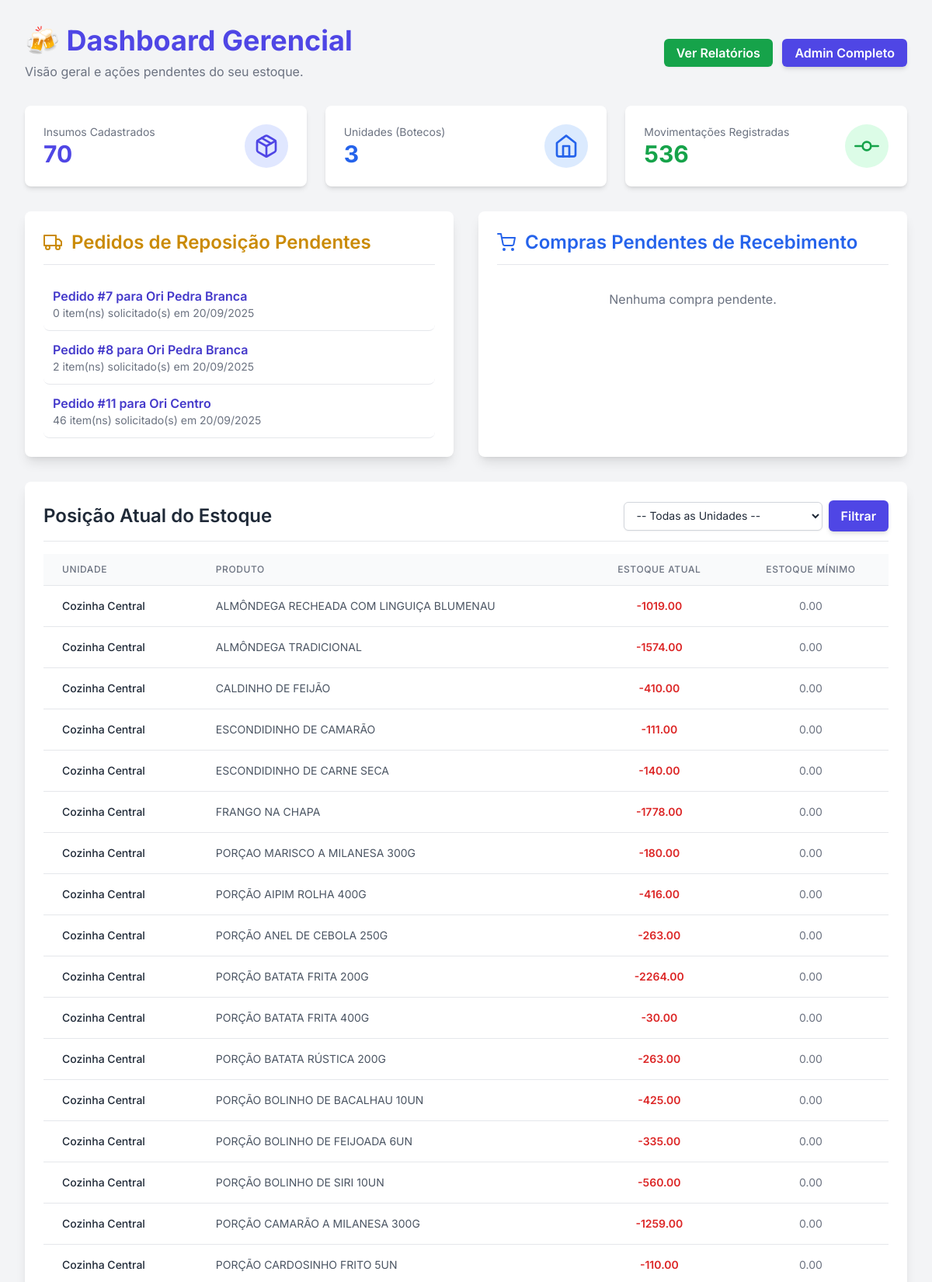
The page / (upper part) on the database its author committed.
### estoque/models.py (models this page shows, shortened)
class PedidoReposicao(models.Model):
    STATUS_CHOICES = [
        ("PENDENTE", "Pendente"),
        ("CONCLUIDO", "Concluído"),
        ("CANCELADO", "Cancelado"),
    ]
    unidade_destino = models.ForeignKey(Unidade, on_delete=models.PROTECT, verbose_name="Unidade de Destino")
    data_criacao = models.DateTimeField(auto_now_add=True)
    status = models.CharField(max_length=20, choices=STATUS_CHOICES, default="PENDENTE")

class Unidade(models.Model):
    nome = models.CharField(max_length=100)
    endereco = models.CharField(max_length=200, blank=True)

class Estoque(models.Model):
    unidade = models.ForeignKey(Unidade, on_delete=models.CASCADE)
    produto = models.ForeignKey(Produto, on_delete=models.CASCADE)
    quantidade = models.FloatField(default=0)
    estoque_minimo = models.FloatField(default=0) # Adicionado para controle de reposição
    class Meta:
        unique_together = ("unidade", "produto")

class Produto(models.Model):
    TIPO_CHOICES = [
        ('INSUMO', 'Insumo'), # Itens de estoque (ex: Batata Congelada, Chopp Litro)
        ('PRODUTO_FINAL', 'Produto Final'), # Itens de venda (ex: Porção de Fritas, Torre de Chopp)
    ]
    nome = models.CharField(max_length=100)
    unidade_medida = models.CharField(max_length=20, default="unidade")
    tipo = models.CharField(max_length=20, choices=TIPO_CHOICES, default='INSUMO')

### boteco_estoque/urls.py (the view)
# urls.py: path("", home, name="home"),
def home(request):
    unidade_selecionada_id = request.GET.get('unidade_id')
    estoque_items = Estoque.objects.select_related('unidade', 'produto').all().order_by('unidade__nome', 'produto__nome')
    if unidade_selecionada_id and unidade_selecionada_id.isdigit():
        estoque_items = estoque_items.filter(unidade_id=unidade_selecionada_id)
    reposicoes_pendentes = PedidoReposicao.objects.filter(status="PENDENTE").order_by('data_criacao')
    compras_pendentes = PedidoCompra.objects.filter(status="PENDENTE").order_by('data_pedido')
    todas_unidades = Unidade.objects.all()
    context = {
        "total_produtos": Produto.objects.filter(tipo='INSUMO').count(), # Contando só insumos
        "total_unidades": Unidade.objects.count(),
        "total_movimentacoes": Movimentacao.objects.count(),
        "reposicoes_pendentes": reposicoes_pendentes,
        "compras_pendentes": compras_pendentes,
        "estoque_items": estoque_items,
        "todas_unidades": todas_unidades,
        "unidade_selecionada_id": unidade_selecionada_id,
    }
    return render(request, "home.html", context)

### estoque/templates/home.html (shortened to what this page needs)
{% load static %}
<!DOCTYPE html>
<html lang="pt-BR">
<head>
    <script src="https://cdn.tailwindcss.com"></script>
</head>
<body class="bg-gray-100 text-gray-800 antialiased">
<div id="app" class="container mx-auto p-4 md:p-8 max-w-7xl">
    <header class="mb-8 flex justify-between items-center">
        <div>
            <h1 class="text-4xl font-bold text-indigo-600">🍻 Dashboard Gerencial</h1>
            <p class="text-gray-500 mt-2">Visão geral e ações pendentes do seu estoque.</p>
        </div>
        <div>
            <a href="{% url 'relatorios' %}" class="bg-green-600 text-white font-semibold py-2 px-4 rounded-md shadow-sm hover:bg-green-700 transition-colors">Ver Relatórios</a>
            <a href="/admin/" class="bg-indigo-600 text-white font-semibold py-2 px-4 rounded-md shadow-md hover:bg-indigo-700 transition-colors ml-2">Admin Completo</a>
        </div>
    </header>
    <div class="grid grid-cols-1 md:grid-cols-3 gap-6 mb-8">
        <div class="bg-white p-6 rounded-lg shadow-md flex items-center justify-between">
            <div>
                <p class="text-sm text-gray-500">Insumos Cadastrados</p>
                <p class="text-3xl font-bold text-indigo-600">{{ total_produtos }}</p>
            </div>
            <div class="bg-indigo-100 p-3 rounded-full"><i data-feather="package" class="h-8 w-8 text-indigo-600"></i></div>
        </div>
        <div class="bg-white p-6 rounded-lg shadow-md flex items-center justify-between">
            <div>
                <p class="text-sm text-gray-500">Unidades (Botecos)</p>
                <p class="text-3xl font-bold text-blue-600">{{ total_unidades }}</p>
            </div>
            <div class="bg-blue-100 p-3 rounded-full"><i data-feather="home" class="h-8 w-8 text-blue-600"></i></div>
        </div>
        <div class="bg-white p-6 rounded-lg shadow-md flex items-center justify-between">
            <div>
                <p class="text-sm text-gray-500">Movimentações Registradas</p>
                <p class="text-3xl font-bold text-green-600">{{ total_movimentacoes }}</p>
            </div>
            <div class="bg-green-100 p-3 rounded-full"><i data-feather="git-commit" class="h-8 w-8 text-green-600"></i></div>
        </div>
    </div>
    <div class="grid grid-cols-1 lg:grid-cols-2 gap-8 mb-8">
        <div class="bg-white p-6 rounded-lg shadow-lg">
            <h2 class="text-2xl font-semibold mb-4 border-b pb-3 flex items-center text-yellow-600">
                <i data-feather="truck" class="mr-3"></i> Pedidos de Reposição Pendentes
            </h2>
            <div class="overflow-auto max-h-64">
                {% for pedido in reposicoes_pendentes %}
                    <div class="p-3 rounded-lg hover:bg-gray-50 border-b">
                        <a href="{% url 'admin:estoque_pedidoreposicao_change' pedido.id %}" class="font-semibold text-indigo-700">Pedido #{{ pedido.id }} para {{ pedido.unidade_destino.nome }}</a>
                        <p class="text-sm text-gray-500">{{ pedido.itens.count }} item(ns) solicitado(s) em {{ pedido.data_criacao|date:"d/m/Y" }}</p>
                    </div>
                {% empty %}
                    <p class="text-gray-500 p-4 text-center">Nenhuma reposição pendente. Tudo em dia!</p>
                {% endfor %}
            </div>
        </div>
        <div class="bg-white p-6 rounded-lg shadow-lg">
            <h2 class="text-2xl font-semibold mb-4 border-b pb-3 flex items-center text-blue-600">
                <i data-feather="shopping-cart" class="mr-3"></i> Compras Pendentes de Recebimento
            </h2>
            <div class="overflow-auto max-h-64">
                {% for pedido in compras_pendentes %}
                    <div class="p-3 rounded-lg hover:bg-gray-50 border-b">
                        <a href="{% url 'admin:estoque_pedidocompra_change' pedido.id %}" class="font-semibold text-indigo-700">Pedido #{{ pedido.id }} de {{ pedido.fornecedor.nome }}</a>
                        <p class="text-sm text-gray-500">{{ pedido.itens.count }} item(ns) aguardando recebimento desde {{ pedido.data_pedido|date:"d/m/Y" }}</p>
                    </div>
                {% empty %}
                    <p class="text-gray-500 p-4 text-center">Nenhuma compra pendente.</p>
                {% endfor %}
            </div>
        </div>
    </div>
    <div class="bg-white p-6 rounded-lg shadow-lg">
        <div class="flex flex-col md:flex-row justify-between items-center mb-4 border-b pb-3">
            <h2 class="text-2xl font-semibold mb-2 md:mb-0">Posição Atual do Estoque</h2>
            <form method="GET" action="{% url 'home' %}" class="flex items-center gap-2">
                <select name="unidade_id" class="block w-full md:w-64 px-3 py-2 bg-white border border-gray-300 rounded-md shadow-sm focus:outline-none focus:ring-indigo-500 focus:border-indigo-500 sm:text-sm">
                    <option value="">-- Todas as Unidades --</option>
                </select>
                <button type="submit" class="bg-indigo-600 text-white font-semibold py-2 px-4 rounded-md shadow-md hover:bg-indigo-700 transition-colors">Filtrar</button>
            </form>
        </div>
        <div class="overflow-x-auto">
            <table class="min-w-full divide-y divide-gray-200">
                <thead class="bg-gray-50">
                    <tr>
                        <th scope="col" class="px-6 py-3 text-left text-xs font-medium text-gray-500 uppercase tracking-wider">Unidade</th>
                        <th scope="col" class="px-6 py-3 text-left text-xs font-medium text-gray-500 uppercase tracking-wider">Produto</th>
                        <th scope="col" class="px-6 py-3 text-center text-xs font-medium text-gray-500 uppercase tracking-wider">Estoque Atual</th>
                        <th scope="col" class="px-6 py-3 text-center text-xs font-medium text-gray-500 uppercase tracking-wider">Estoque Mínimo</th>
                    </tr>
                </thead>
                <tbody class="bg-white divide-y divide-gray-200">
                    {% if estoque_items %}
                        {% for item in estoque_items %}
                            <tr class="hover:bg-gray-50">
                                <td class="px-6 py-4 whitespace-nowrap text-sm font-medium text-gray-800">{{ item.unidade.nome }}</td>
                                <td class="px-6 py-4 whitespace-nowrap text-sm text-gray-600">{{ item.produto.nome }}</td>
                                <td class="px-6 py-4 whitespace-nowrap text-center text-sm font-semibold
                                    {% if item.quantidade <= item.estoque_minimo %}
                                        text-red-600
                                    {% else %}
                                        text-gray-900
                                    {% endif %}">
                                    {{ item.quantidade|floatformat:2 }}
                                </td>
                                <td class="px-6 py-4 whitespace-nowrap text-center text-sm text-gray-500">{{ item.estoque_minimo|floatformat:2 }}</td>
                            </tr>
                        {% endfor %}
                    {% endif %}
                </tbody>
            </table>
        </div>
    </div>
</div>
</body>
</html>

### estoque/templates/home.html (style rules this page uses)
body { font-family: 'Inter', sans-serif; }

### rows shown on the page
PedidoReposicao: id "7", unidade_destino.nome "Ori Pedra Branca", itens.count "0", data_criacao "20/09/2025"
PedidoReposicao: id "8", unidade_destino.nome "Ori Pedra Branca", itens.count "2", data_criacao "20/09/2025"
PedidoReposicao: id "11", unidade_destino.nome "Ori Centro", itens.count "46", data_criacao "20/09/2025"
Estoque: unidade.nome "Cozinha Central", produto.nome "ALMÔNDEGA RECHEADA COM LINGUIÇA BLUMENAU", quantidade "-1019.00", estoque_minimo "0.00"
Estoque: unidade.nome "Cozinha Central", produto.nome "ALMÔNDEGA TRADICIONAL", quantidade "-1574.00", estoque_minimo "0.00"
Estoque: unidade.nome "Cozinha Central", produto.nome "CALDINHO DE FEIJÃO", quantidade "-410.00", estoque_minimo "0.00"
Estoque: unidade.nome "Cozinha Central", produto.nome "ESCONDIDINHO DE CAMARÃO", quantidade "-111.00", estoque_minimo "0.00"
Estoque: unidade.nome "Cozinha Central", produto.nome "ESCONDIDINHO DE CARNE SECA", quantidade "-140.00", estoque_minimo "0.00"
Estoque: unidade.nome "Cozinha Central", produto.nome "FRANGO NA CHAPA", quantidade "-1778.00", estoque_minimo "0.00"
Estoque: unidade.nome "Cozinha Central", produto.nome "PORÇAO MARISCO A MILANESA 300G", quantidade "-180.00", estoque_minimo "0.00"
Estoque: unidade.nome "Cozinha Central", produto.nome "PORÇÃO AIPIM ROLHA 400G", quantidade "-416.00", estoque_minimo "0.00"
Estoque: unidade.nome "Cozinha Central", produto.nome "PORÇÃO ANEL DE CEBOLA 250G", quantidade "-263.00", estoque_minimo "0.00"
Estoque: unidade.nome "Cozinha Central", produto.nome "PORÇÃO BATATA FRITA 200G", quantidade "-2264.00", estoque_minimo "0.00"
Estoque: unidade.nome "Cozinha Central", produto.nome "PORÇÃO BATATA FRITA 400G", quantidade "-30.00", estoque_minimo "0.00"
Estoque: unidade.nome "Cozinha Central", produto.nome "PORÇÃO BATATA RÚSTICA 200G", quantidade "-263.00", estoque_minimo "0.00"
Estoque: unidade.nome "Cozinha Central", produto.nome "PORÇÃO BOLINHO DE BACALHAU 10UN", quantidade "-425.00", estoque_minimo "0.00"
Estoque: unidade.nome "Cozinha Central", produto.nome "PORÇÃO BOLINHO DE FEIJOADA 6UN", quantidade "-335.00", estoque_minimo "0.00"
Estoque: unidade.nome "Cozinha Central", produto.nome "PORÇÃO BOLINHO DE SIRI 10UN", quantidade "-560.00", estoque_minimo "0.00"
Estoque: unidade.nome "Cozinha Central", produto.nome "PORÇÃO CAMARÃO A MILANESA 300G", quantidade "-1259.00", estoque_minimo "0.00"
Estoque: unidade.nome "Cozinha Central", produto.nome "PORÇÃO CARDOSINHO FRITO 5UN", quantidade "-110.00", estoque_minimo "0.00"

### other values the page prints
{{ total_produtos }} "70"
{{ total_unidades }} "3"
{{ total_movimentacoes }} "536"
